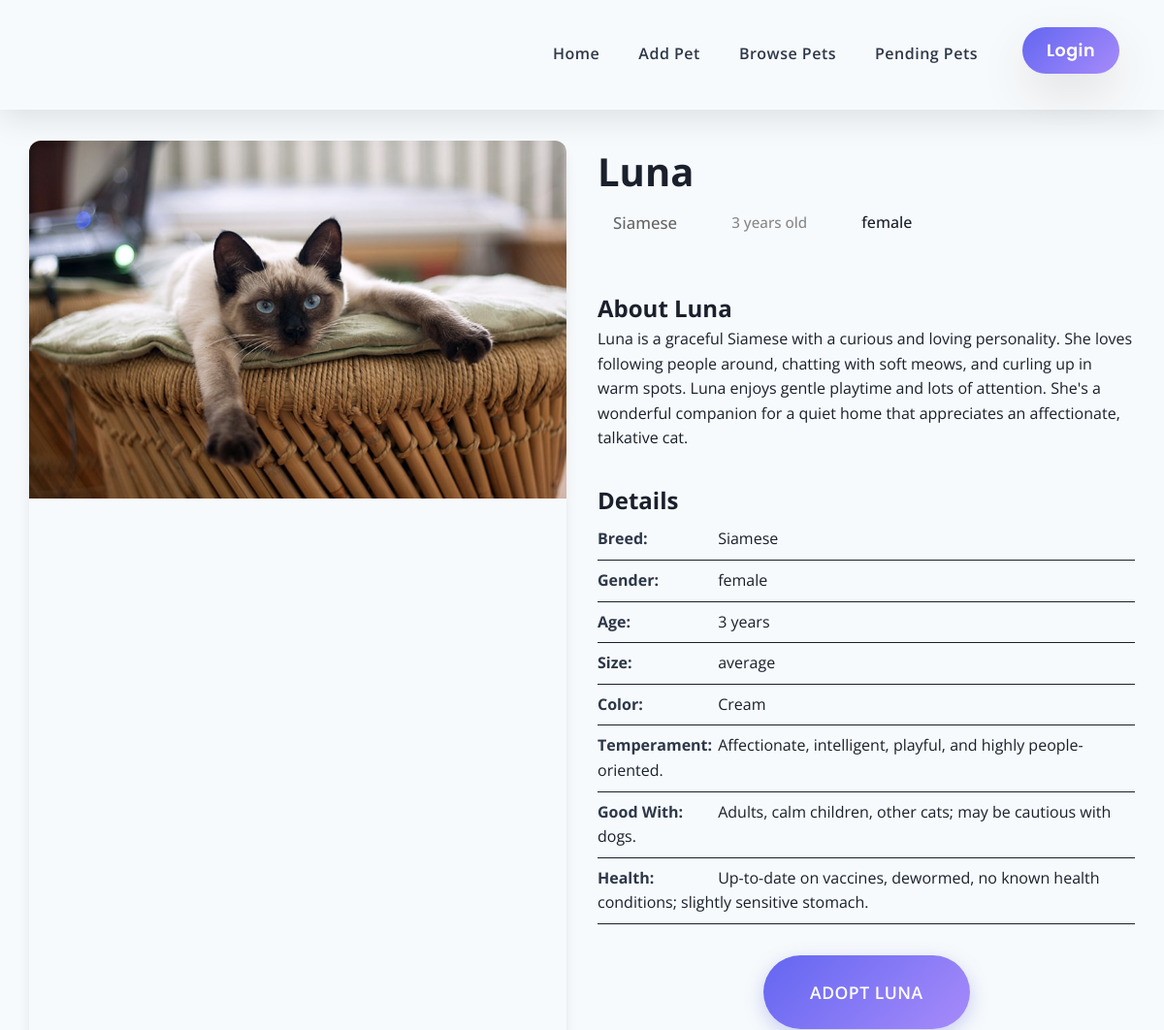
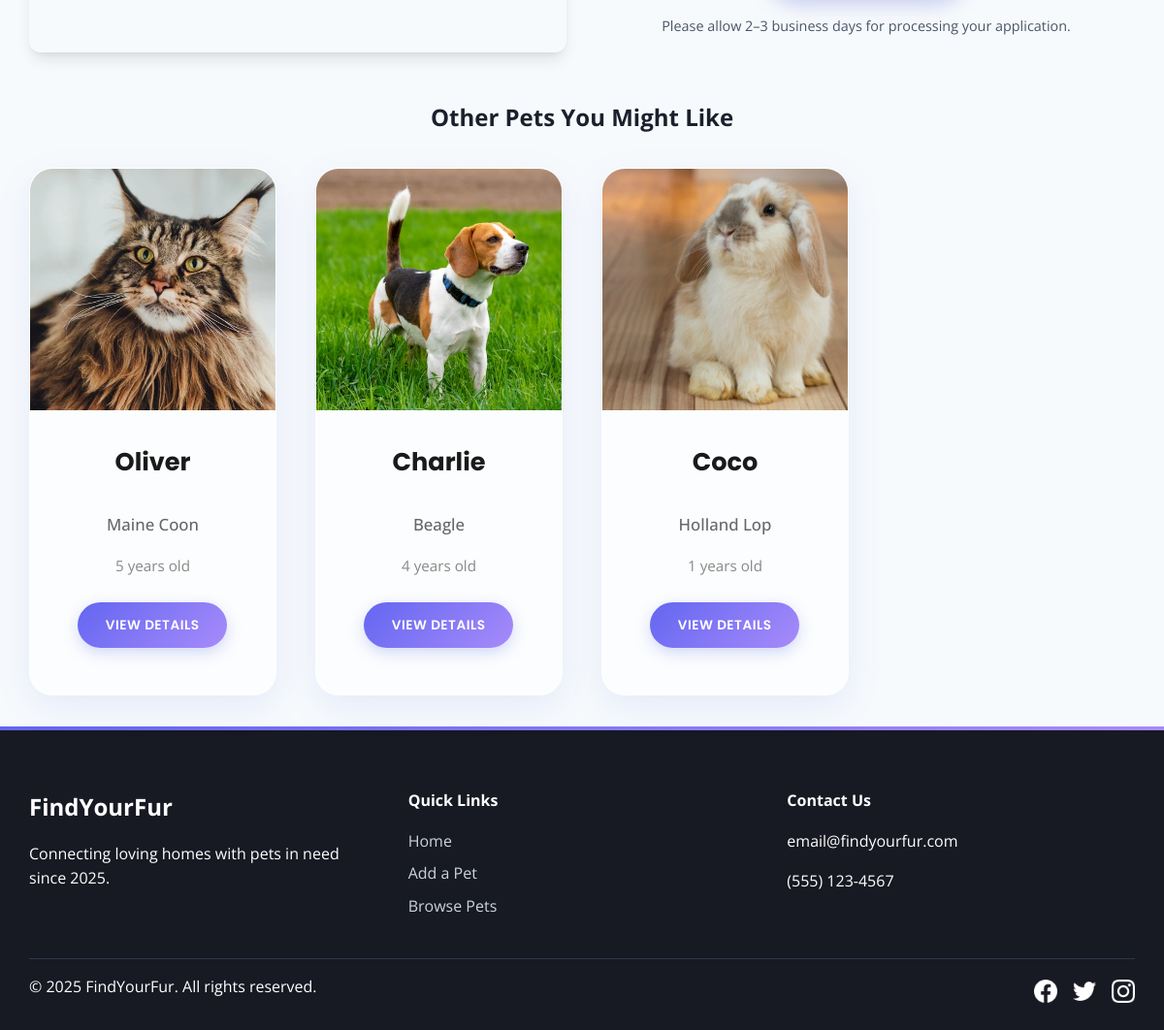
Screenshot of /pet-details.php?id=12 with the database file from the repository (2 pictures, top to bottom).
### tables this page shows
CREATE TABLE `pets` (
  `petID` int(11) NOT NULL,
  `UserID` int(11) UNSIGNED NOT NULL,
  `petName` varchar(100) NOT NULL,
  `animalType` varchar(50) NOT NULL,
  `petBreed` varchar(100) NOT NULL,
  `gender` varchar(10) NOT NULL,
  `age` int(11) NOT NULL,
  `birthday` date NOT NULL,
  `size` varchar(10) NOT NULL,
  `weight` int(11) NOT NULL,
  `color` varchar(50) NOT NULL,
  `temperament` varchar(200) NOT NULL,
  `goodwith` varchar(200) NOT NULL,
  `health` varchar(200) NOT NULL,
  `description` text NOT NULL,
  `status` varchar(50) NOT NULL,
  `image` varchar(255) NOT NULL
);

### pet-details.php (the view, shortened to what this page needs)
<?php
require "config.php";
$petID = intval($_GET['id']);
$stmt = $conn->prepare("SELECT * FROM pets WHERE petID = ?");
$stmt->bind_param("i", $petID);
$stmt->execute();
$result = $stmt->get_result();
$pet = $result->fetch_assoc();
$relatedPets = [];
$relatedStmt = $conn->prepare("
    SELECT * FROM pets
    WHERE animalType = ?
    AND petID != ?
    AND status = 'Available'
    ORDER BY RAND()
    LIMIT 3
");
$relatedStmt->bind_param("si", $pet['animalType'], $pet['petID']);
$relatedStmt->execute();
$result1 = $relatedStmt->get_result();
while ($row = $result1->fetch_assoc()) {
    $relatedPets[] = $row;
}
if (count($relatedPets) < 3) {
    $needed = 3 - count($relatedPets);
    $excludeIDs = [$pet['petID']];
    foreach ($relatedPets as $p) {
        $excludeIDs[] = $p['petID'];
    }
    $excludeList = implode(",", $excludeIDs);
    $fillQuery = "
        SELECT * FROM pets
        WHERE petID NOT IN ($excludeList)
        AND status = 'Available'
        ORDER BY RAND()
        LIMIT $needed
    ";
    $result2 = $conn->query($fillQuery);
    while ($row = $result2->fetch_assoc()) {
        $relatedPets[] = $row;
    }
}
?>
<!DOCTYPE html>
<html lang="en">
<head>
    <link rel="stylesheet" href="styles.css">
</head>
<body>
    <header class="header" data-animate>
        <div class="container">
            <nav class="navbar">
                <ul class="nav-links" id="navLinks">
                    <li><a href="index.php">Home</a></li>
                    <li><a href="add-pet.php">Add Pet</a></li>
                    <li><a href="pet-list.php">Browse Pets</a></li>
                    <li><a href="pending-pets.php">Pending Pets</a></li>
                    <?php if (isset($_SESSION["userID"])): ?>
                        <li><a href="profile.php" class="btn-outline loggedin">My Account</a></li>
                    <?php else: ?>
                        <li><a href="#" id="openLoginModal" class="btn-outline">Login</a></li>
                    <?php endif; ?>
                </ul>
            </nav>
        </div>
    </header>
    <main class="container">
        <section class="pet-details" data-animate>
            <div class="pet-details-content">
                <div class="pet-image-large" data-animate>
                    <img src="images/imageupload/<?= $pet['image']; ?>" alt="<?= $pet['petName']; ?>">
                </div>
                <div class="pet-info-details" data-animate>
                    <h2><?= $pet['petName']; ?></h2>
                    <div class="pet-meta" data-animate>
                        <span class="pet-breed"><?= $pet['petBreed']; ?></span>
                        <span class="pet-age"><?= $pet['age']; ?> years old</span>
                        <span class="pet-gender"><?= $pet['gender']; ?></span>
                    </div>
                    <div class="pet-description" data-animate>
                        <h3>About <?= $pet['petName']; ?></h3>
                        <p><?= nl2br($pet['description']); ?></p>
                    </div>
                    <div class="pet-details-list" data-animate>
                        <h3>Details</h3>
                        <ul>
                            <li><strong>Breed:</strong> <?= $pet['petBreed']; ?></li>
                            <li><strong>Gender:</strong> <?= $pet['gender']; ?></li>
                            <li><strong>Age:</strong> <?= $pet['age']; ?> years</li>
                            <li><strong>Size:</strong> <?= $pet['size']; ?></li>
                            <li><strong>Color:</strong> <?= $pet['color']; ?></li>
                            <li><strong>Temperament:</strong> <?= $pet['temperament']; ?></li>
                            <li><strong>Good With:</strong> <?= $pet['goodwith']; ?></li>
                            <li><strong>Health:</strong> <?= $pet['health']; ?></li>
                        </ul>
                    </div>
                    <div class="adopt-button-container" data-animate>
                        <a href="#" class="btn btn-primary btn-large openAdoptModal"
                            data-petid="<?= $pet['petID']; ?>">
                            Adopt <?= $pet['petName']; ?>
                        </a>
                        <p class="adoption-note">Please allow 2–3 business days for processing your application.</p>
                    </div>
                </div>
            </div>
            <div class="related-pets" data-animate>
                <h3>Other Pets You Might Like</h3>
                <div class="pet-grid">
                    <?php foreach ($relatedPets as $r): ?>
                        <article class="pet-card" data-animate>
                            <div class="pet-image">
                                <img src="images/imageupload/<?= $r['image'] ?>"
                                    alt="<?= $r['petName'] ?>">
                            </div>
                            <div class="pet-info">
                                <h3><?= $r['petName'] ?></h3>
                                <p class="pet-breed"><?= $r['petBreed'] ?></p>
                                <p class="pet-age"><?= $r['age'] ?> years old</p>
                                <a href="pet-details.php?id=<?= $r['petID'] ?>"
                                class="btn btn-outline">
                                    View Details
                                </a>
                            </div>
                        </article>
                    <?php endforeach; ?>
                </div>
            </div>
        </section>
    </main>
    <footer class="footer" data-animate>
        <div class="container">
            <div class="footer-content">
                <div class="footer-section">
                    <h3>FindYourFur</h3>
                    <p>Connecting loving homes with pets in need since 2025.</p>
                </div>
                <div class="footer-section">
                    <h4>Quick Links</h4>
                    <ul>
                        <li><a href="index.php">Home</a></li>
                        <li><a href="add-pet.php">Add a Pet</a></li>
                        <li><a href="pet-list.php">Browse Pets</a></li>
                    </ul>
                </div>
                <div class="footer-section">
                    <h4>Contact Us</h4>
                    <p>email@findyourfur.com</p>
                    <p>(555) 123-4567</p>
                </div>
            </div>
            <div class="footer-bottom">
                <p>&copy; 2025 FindYourFur. All rights reserved.</p>
                <div class="social-icons">
                    <a href="#" aria-label="Facebook">
                        <img src="images/facebook.png" width="24" height="24">
                    </a>
                    <a href="#" aria-label="Twitter">
                        <img src="images/twitter.png" width="24" height="24">
                    </a>
                    <a href="#" aria-label="Instagram">
                        <img src="images/instagram.png" width="24" height="24">
                    </a>
                </div>
            </div>
        </div>
    </footer>
</body>
</html>

### rows the page displays
pets: image (picture), petName "Luna", petBreed "Siamese", age "3", gender "female", description "Luna is a graceful Siamese with a curious and loving personality. She loves following people around, chatting with soft meows, and curling up in warm spots. Luna enjoys gentle playtime and lots of attention. She's a wonderful companion for a quiet home that appreciates an affectionate, talkative cat.", size "average", color "Cream", temperament "Affectionate, intelligent, playful, and highly people-oriented.", goodwith "Adults, calm children, other cats; may be cautious with dogs.", health "Up-to-date on vaccines, dewormed, no known health conditions; slightly sensitive stomach.", petName "LUNA"
pets: image (picture), petName "Oliver", petBreed "Maine Coon", age "5"
pets: image (picture), petName "Charlie", petBreed "Beagle", age "4"
pets: image (picture), petName "Coco", petBreed "Holland Lop", age "1"
